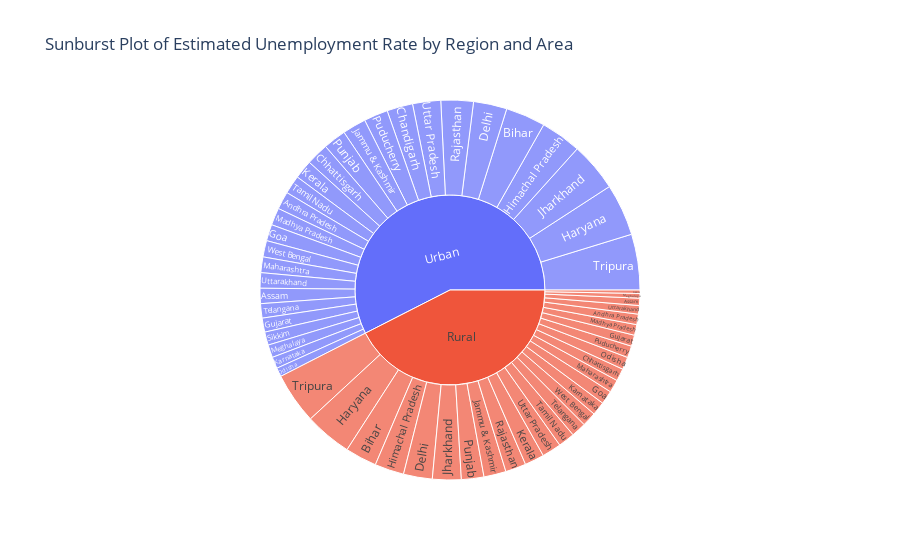

Write notebook code for a chart like this one.
### Code cell
# Create the Sunburst plot
fig = px.sunburst(df, path=['Area', 'Region'], values='Estimated Unemployment Rate (%)', title='Sunburst Plot of Estimated Unemployment Rate by Region and Area')
fig.show()

### Figure 1 — Plotly figure (JSON) as saved in the notebook; plotly's stock layout.template omitted (floating-point values rounded to 4 significant figures)
{"data": [{"branchvalues": "total", "domain": {"x": [0, 1], "y": [0, 1]}, "hovertemplate": "labels=%{label}<br>Estimated Unemployment Rate (%)=%{value}<br>parent=%{parent}<br>id=%{id}<extra></extra>", "ids": ["Rural/Andhra Pradesh", "Urban/Andhra Pradesh", "Rural/Assam", "Urban/Assam", "Rural/Bihar", "Urban/Bihar", "Urban/Chandigarh", "Rural/Chhattisgarh", "Urban/Chhattisgarh", "Rural/Delhi", "Urban/Delhi", "Rural/Goa", "Urban/Goa", "Rural/Gujarat", "Urban/Gujarat", "Rural/Haryana", "Urban/Haryana", "Rural/Himachal Pradesh", "Urban/Himachal Pradesh", "Rural/Jammu & Kashmir", "Urban/Jammu & Kashmir", "Rural/Jharkhand", "Urban/Jharkhand", "Rural/Karnataka", "Urban/Karnataka", "Rural/Kerala", "Urban/Kerala", "Rural/Madhya Pradesh", "Urban/Madhya Pradesh", "Rural/Maharashtra", "Urban/Maharashtra", "Rural/Meghalaya", "Urban/Meghalaya", "Rural/Odisha", "Urban/Odisha", "Rural/Puducherry", "Urban/Puducherry", "Rural/Punjab", "Urban/Punjab", "Rural/Rajasthan", "Urban/Rajasthan", "Rural/Sikkim", "Urban/Sikkim", "Rural/Tamil Nadu", "Urban/Tamil Nadu", "Rural/Telangana", "Urban/Telangana", "Rural/Tripura", "Urban/Tripura", "Rural/Uttar Pradesh", "Urban/Uttar Pradesh", "Rural/Uttarakhand", "Urban/Uttarakhand", "Rural/West Bengal", "Urban/West Bengal", "Rural", "Urban"], "labels": ["Andhra Pradesh", "Andhra Pradesh", "Assam", "Assam", "Bihar", "Bihar", "Chandigarh", "Chhattisgarh", "Chhattisgarh", "Delhi", "Delhi", "Goa", "Goa", "Gujarat", "Gujarat", "Haryana", "Haryana", "Himachal Pradesh", "Himachal Pradesh", "Jammu & Kashmir", "Jammu & Kashmir", "Jharkhand", "Jharkhand", "Karnataka", "Karnataka", "Kerala", "Kerala", "Madhya Pradesh", "Madhya Pradesh", "Maharashtra", "Maharashtra", "Meghalaya", "Meghalaya", "Odisha", "Odisha", "Puducherry", "Puducherry", "Punjab", "Punjab", "Rajasthan", "Rajasthan", "Sikkim", "Sikkim", "Tamil Nadu", "Tamil Nadu", "Telangana", "Telangana", "Tripura", "Tripura", "Uttar Pradesh", "Uttar Pradesh", "Uttarakhand", "Uttarakhand", "West Bengal", "West Bengal", "Rural", "Urban"], "name": "", "parents": ["Rural", "Urban", "Rural", "Urban", "Rural", "Urban", "Urban", "Rural", "Urban", "Rural", "Urban", "Rural", "Urban", "Rural", "Urban", "Rural", "Urban", "Rural", "Urban", "Rural", "Urban", "Rural", "Urban", "Rural", "Urban", "Rural", "Urban", "Rural", "Urban", "Rural", "Urban", "Rural", "Urban", "Rural", "Urban", "Rural", "Urban", "Rural", "Urban", "Rural", "Urban", "Rural", "Urban", "Rural", "Urban", "Rural", "Urban", "Rural", "Urban", "Rural", "Urban", "Rural", "Urban", "Rural", "Urban", "", ""], "type": "sunburst", "values": [77.37, 132.0, 53.89, 113.2, 234.8, 294.9, 191.9, 92.8, 165.9, 213.6, 248.2, 100.7, 121.9, 82.84, 103.8, 350.2, 385.8, 217.1, 302.1, 164.5, 175.5, 213.1, 363.3, 101.1, 85.79, 144.8, 138.7, 79.15, 128.2, 95.34, 116.3, 34.65, 94.92, 92.58, 65.84, 87.16, 178.4, 166.9, 169.9, 153.0, 240.7, 25.4, 97.84, 122.9, 137.1, 110.1, 106.6, 380.3, 413.5, 142.9, 208.5, 63.47, 114.3, 106.0, 121.5, 3707.0, 5016.0]}], "layout": {"autosize": true, "legend": {"tracegroupgap": 0}, "title": {"text": "Sunburst Plot of Estimated Unemployment Rate by Region and Area"}}}
